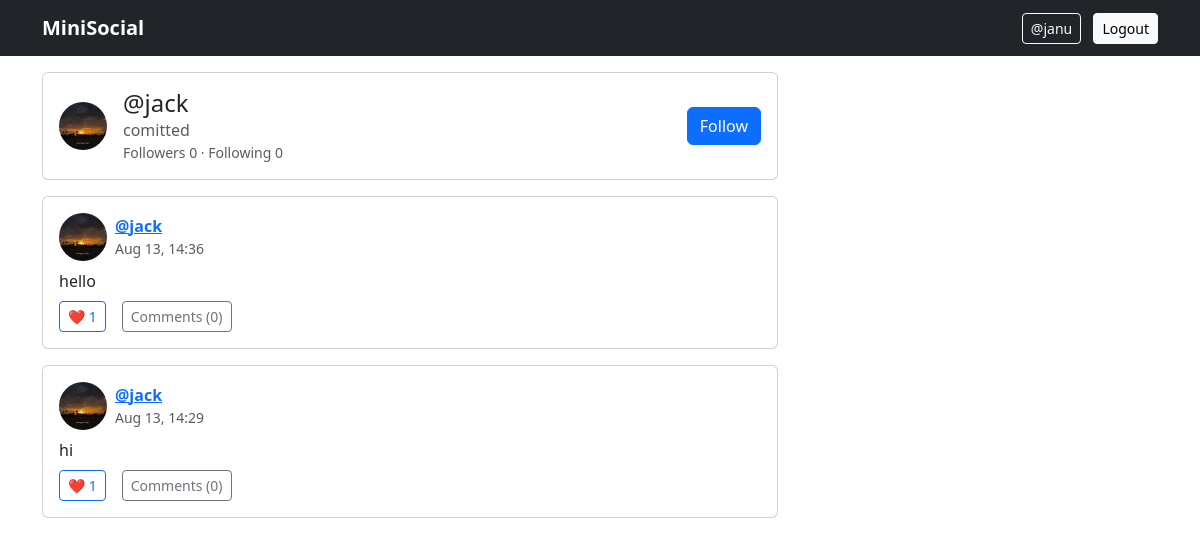
Screenshot of /u/jack/ (signed in) with the database file from the repository.
### network/models.py (models this page shows, shortened)
class Profile(models.Model):
    user = models.OneToOneField(User, on_delete=models.CASCADE, related_name='profile')
    bio = models.CharField(max_length=160, blank=True)
    avatar = models.ImageField(upload_to=user_avatar_path, blank=True, null=True)

class Post(models.Model):
    author = models.ForeignKey(User, on_delete=models.CASCADE, related_name='posts')
    content = models.TextField(max_length=1000)
    image = models.ImageField(upload_to='posts', blank=True, null=True)
    created = models.DateTimeField(default=timezone.now)
    class Meta:
        ordering = ['-created']
    def get_absolute_url(self):
        return reverse('post_detail', args=[self.pk])

### network/views.py (the view)
# urls.py: path('u/<str:username>/', views.profile_view, name='profile'),
def profile_view(request, username):
    user = get_object_or_404(User, username=username)
    posts = user.posts.all()
    is_following = False
    if request.user.is_authenticated:
        is_following = Follow.objects.filter(follower=request.user, following=user).exists()
    followers = user.followers_set.count()
    following = user.following_set.count()
    return render(request, 'network/profile.html', {
        'profile_user': user,
        'posts': posts,
        'is_following': is_following,
        'followers': followers,
        'following': following
    })

### network/templates/network/profile.html (shortened to what this page needs)
{% extends 'base.html' %}
{% load static %}
{% block content %}
<div class="row">
  <div class="col-md-8">
    <div class="card mb-3">
      <div class="card-body d-flex align-items-center">
        {% if profile_user.profile.avatar %}
            <img class="avatar me-3" src="{{ profile_user.profile.avatar.url }}" alt="avatar">
        {% else %}
            <img class="avatar me-3" src="{% static 'network/img/default-avatar.png' %}" alt="avatar">
        {% endif %}
        <div class="flex-grow-1">
          <h4 class="mb-0">@{{ profile_user.username }}</h4>
          <p class="text-muted mb-0">{{ profile_user.profile.bio }}</p>
          <div class="small text-muted">Followers {{ followers }} · Following {{ following }}</div>
        </div>
        {% if user.is_authenticated and user.username != profile_user.username %}
          <button class="btn btn-primary follow-btn" data-url="{% url 'follow_toggle' profile_user.username %}">
            {% if is_following %}Unfollow{% else %}Follow{% endif %}
          </button>
        {% elif user.is_authenticated and user.username == profile_user.username %}
          <a class="btn btn-outline-secondary" href="{% url 'profile_edit' %}">Edit profile</a>
        {% endif %}
      </div>
    </div>
    {% for post in posts %}
      {% include 'network/partials/post_card.html' with post=post %}
    {% empty %}
      <p class="text-muted">No posts yet.</p>
    {% endfor %}
  </div>
</div>
{% endblock %}

### templates/base.html (shortened to what this page needs)
{% load static %}
<!DOCTYPE html>
<html lang="en">
<head>
  <link href="https://cdn.jsdelivr.net/npm/bootstrap@5.3.3/dist/css/bootstrap.min.css" rel="stylesheet">
  <link rel="stylesheet" href="{% static 'network/css/styles.css' %}">
</head>
<body>
<nav class="navbar navbar-expand-lg navbar-dark bg-dark mb-3">
  <div class="container">
    <a class="navbar-brand fw-semibold" href="{% url 'feed' %}">MiniSocial</a>
    <div>
      {% if user.is_authenticated %}
        <a class="btn btn-outline-light btn-sm" href="{% url 'profile' user.username %}">@{{ user.username }}</a>
        <a class="btn btn-light btn-sm ms-2" href="{% url 'logout' %}">Logout</a>
      {% else %}
        <a class="btn btn-light btn-sm" href="{% url 'login' %}">Login</a>
        <a class="btn btn-primary btn-sm ms-2" href="{% url 'signup' %}">Sign up</a>
      {% endif %}
    </div>
  </div>
</nav>
<main class="container">
  {% block content %}{% endblock %}
</main>
</body>
</html>

### network/templates/network/partials/post_card.html (shortened to what this page needs)
{% load static %}
<div class="card mb-3 post-card" data-post-id="{{ post.id }}">
  <div class="card-body">
    <div class="d-flex align-items-center mb-2">
      {% if post.author.profile.avatar %}
          <img class="avatar me-2" src="{{ post.author.profile.avatar.url }}" alt="avatar">
      {% else %}
          <img class="avatar me-2" src="{% static 'network/img/default-avatar.png' %}" alt="avatar">
      {% endif %}
      <div>
        <a href="{% url 'profile' post.author.username %}" class="fw-semibold">@{{ post.author.username }}</a>
        <div class="small text-muted">{{ post.created|date:"M j, H:i" }}</div>
      </div>
    </div>
    <p class="mb-2">{{ post.content }}</p>
    <div class="d-flex align-items-center gap-3">
      <button class="btn btn-sm btn-outline-primary like-btn" data-url="{% url 'like_toggle' post.pk %}">
        ❤️ <span class="like-count">{{ post.likes.count }}</span>
      </button>
      <a class="btn btn-sm btn-outline-secondary" href="{{ post.get_absolute_url }}">Comments ({{ post.comments.count }})</a>
    </div>
  </div>
</div>

### static/network/css/styles.css (style rules this page uses)
.avatar { width:48px;height:48px;border-radius:50%;object-fit:cover }
.post-card img { max-height:480px;object-fit:cover }

### rows the page displays
Post: author.profile.avatar (picture), author.username "jack", created "Aug 13, 14:36", content "hello", likes.count "1", comments.count "0"
Post: author.profile.avatar (picture), author.username "jack", created "Aug 13, 14:29", content "hi", likes.count "1", comments.count "0"

### other values shown
{{ user.username }} "janu"
{{ profile_user.username }} "jack"
{{ profile_user.profile.bio }} "comitted"
{{ followers }} "0"
{{ following }} "0"
